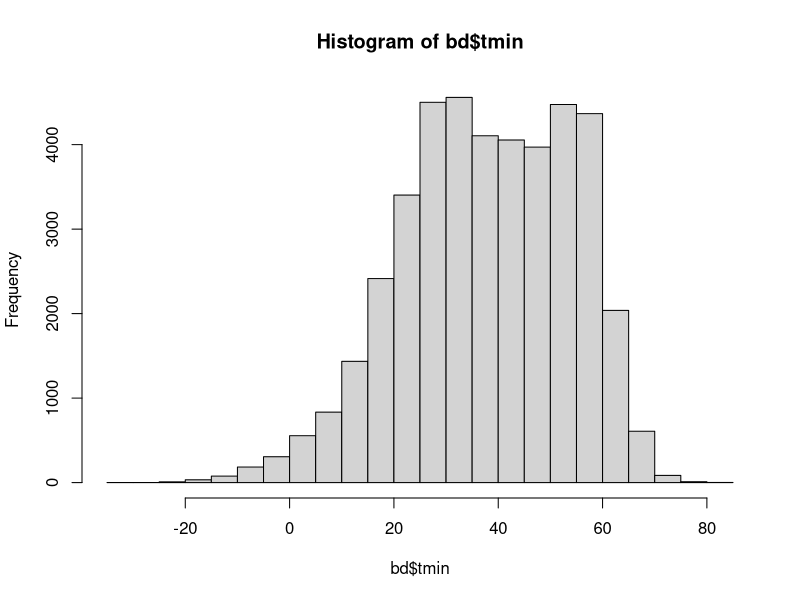
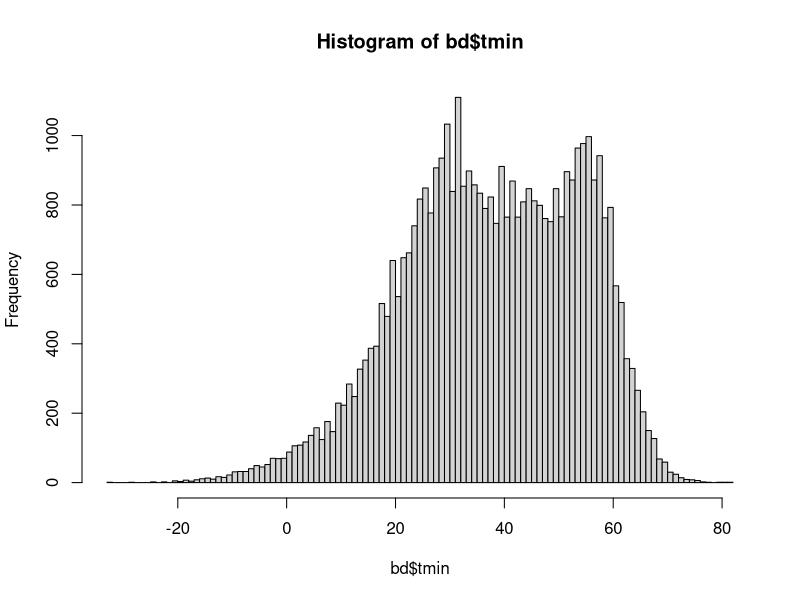
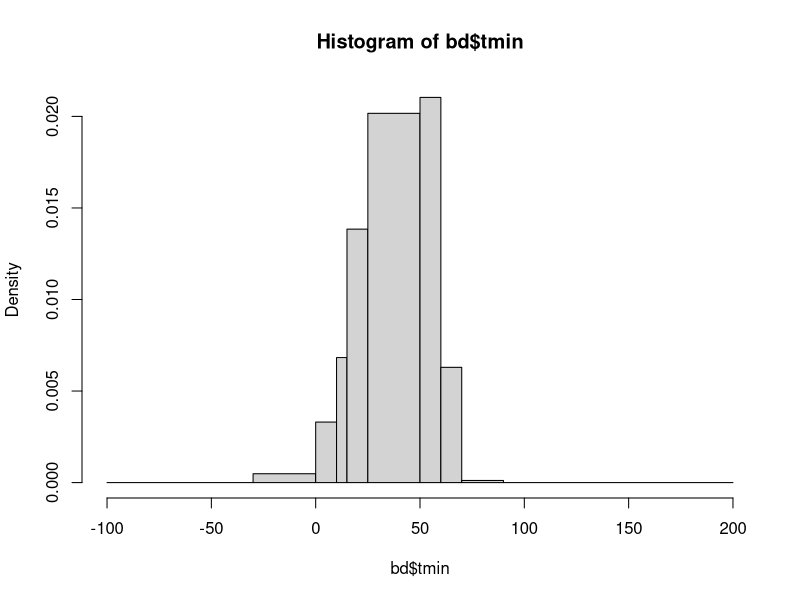
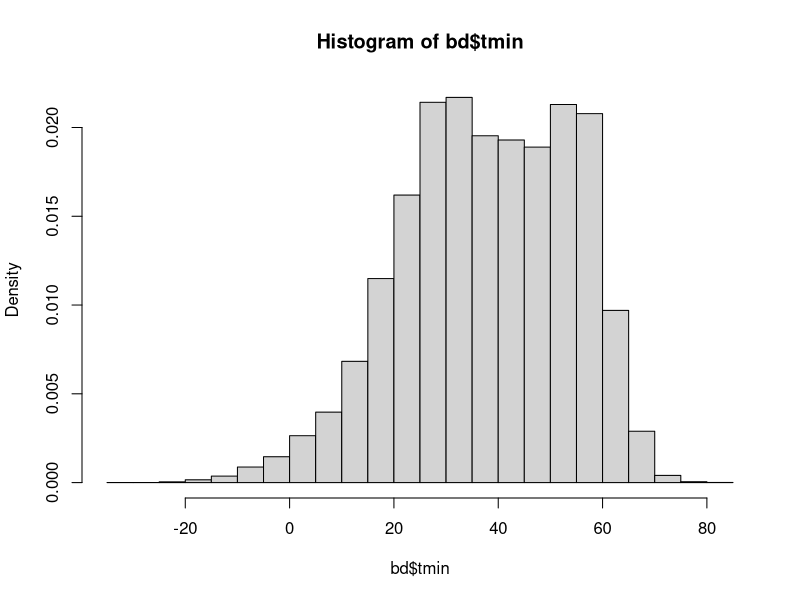
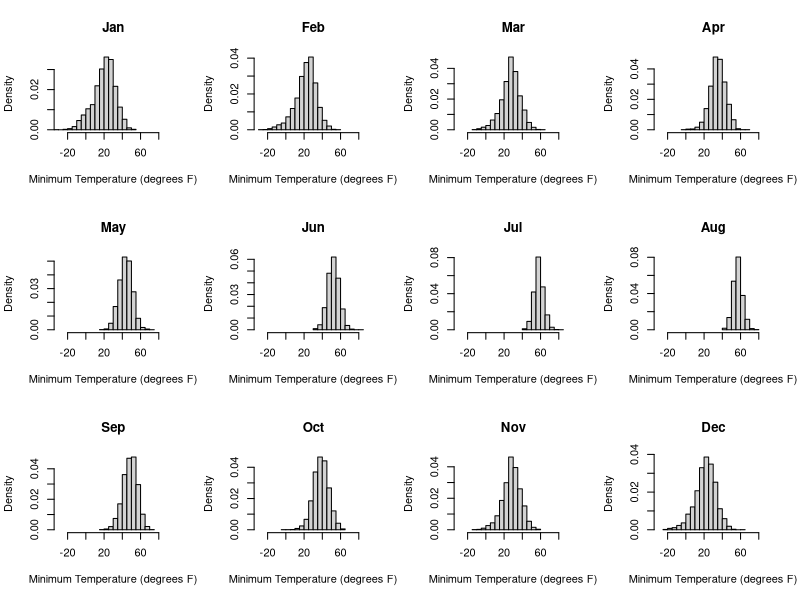

Generate these figures, in order, with R:
# # # # # # # # # # # # # # # # # # # # # # # # # # # # # # # # # # # # # # # # # # # # # # # # # # # # # # # # # # #
# HISTOGRAMS

# We can make histograms with the hist() command
# Let's make a histogram of our poisson data

bd = read.csv("BoulderDaily.csv")

hist(bd$tmin)

# What if we want more bars?

hist(bd$tmin, breaks=100)

#Or, manually specify them:

hist(bd$tmin, breaks=c(-100,-30,0,10,15,25,50,60,70,90,200) )

# We can change it so the y axis contains density instead of frequency
hist(bd$tmin, freq=F)

# We can change the title, axes labels, etc using the normal plot commands

library(scales)

months = c("Jan", "Feb", "Mar", "Apr", "May", "Jun", "Jul", "Aug", "Sep", "Oct", "Nov", "Dec")

par(mfrow=c(3,4)) #Use a 3x4 grid
for(i in 1:12){
  temp = bd[bd$month==i,]
  hist(temp$tmin, breaks="Sturges", freq=F
    ,main=months[i]
    ,xlab="Minimum Temperature (degrees F)"
    ,xlim=c(-30,90) )
}

# This plot is interesting.  We can see that temperature is higher in summer months (which
# should be obvious) but we also see tighter histograms in the summer.  So, winter months
# have more variability in their minimum temperatures.


# QUESTION! 
# Plot a histogram of some simulated normal data.
# Make sure it plots the density.



# QUESTION!
# Can you overlay the expected density (the pdf of the normal distribution)?
# Hint: Remember some of the extra functions we saw when we looked at rnorm?

